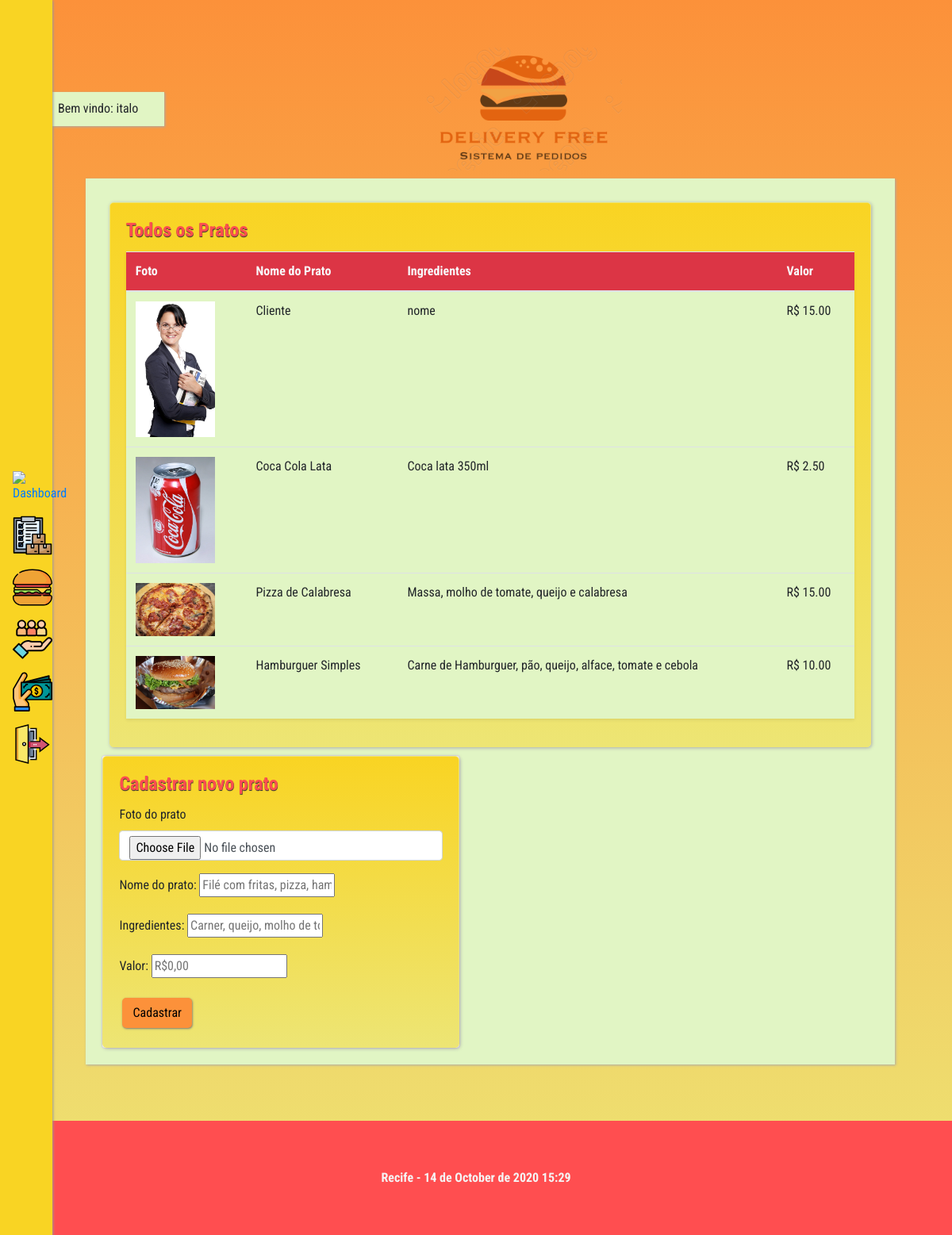
/secoes/pratos.php (signed in), run on the app's committed database.
### tables this page shows
CREATE TABLE `pratos` (
  `id` int(11) NOT NULL,
  `nome_imagem` varchar(270) NOT NULL,
  `prato` varchar(150) NOT NULL,
  `ingredientes` varchar(250) NOT NULL,
  `valor` varchar(15) NOT NULL
);

### secoes/pratos.php (the view, shortened to what this page needs)
<?php
include_once('../conexao.php');
$consulta = "SELECT * FROM pratos ORDER by id DESC";
$resultado_consulta = mysqli_query($conexao, $consulta);
?>
<!DOCTYPE html>
<html lang="pt-br">
<head>
    <link rel="stylesheet" href="../css/bootstrap.min.css">
    <link rel="stylesheet" href="../css/estilo.css">
</head>
<body>
    <header id="topo">
        <? include('../menu.php') ?>
    </header>
    <main id="principal-dash">
        <div class="container d-flex flex-row justify-content-start align-items-center">
            <div class="usuario">
                <? echo 'Bem vindo: '. $_SESSION['usuario'];?>
            </div>
            <img src="../img/logo_edit.png" class="w-25 mx-auto" alt="Logo">
        </div>
        <section class="conteudo-principal">
            <div class="card-body card-corpo">
                <h4 class="card-title titulo-card">Todos os Pratos</h4>
                <table class="table bg-light shadow-sm">
                    <thead class="bg-danger text-light">
                        <th>Foto</th>
                        <th>Nome do Prato</th>
                        <th>Ingredientes</th>
                        <th>Valor</th>
                    </thead>
                    <tbody style="background: #E1F5C4;">
                        <?php while ($linhas = mysqli_fetch_assoc($resultado_consulta)) { ?>
                            <tr>
                                <td>
                                    <? echo '<img src="../img/pratos/'. $linhas['nome_imagem'] .'" style="width: 100px; margin: auto;">'; ?>
                                </td>
                                <td>
                                    <? echo $linhas['prato']; ?>
                                </td>
                                <td>
                                    <? echo $linhas['ingredientes']; ?>
                                </td>
                                <td>
                                    <? setlocale(LC_MONETARY, 'pt_BR'); echo 'R$ '. money_format('%.2n', $linhas['valor']) . " \n"; ?>
                                </td>
                            </tr>
                        <?php } ?>
                    </tbody>
                </table>
            </div>
            <div class="card ">
                <div class="card-body card-form">
                    <h4 class="card-title titulo-card">Cadastrar novo prato</h4>
                    <form action="cadastrar-prato.php" method="post" enctype="multipart/form-data">
                        <div class="form-group">
                            <label>Foto do prato</label>
                            <input type="file" class="form-control" name="foto" title="Adicionar Arquivo">
                        </div>
                        <div class="form-group">
                            <label>Nome do prato: </label>
                            <input type="text" name="prato" placeholder="Filé com fritas, pizza, hamburguer, etc">
                        </div>
                        <div class="form-group">
                            <label>Ingredientes: </label>
                            <input type="text" name="ingredientes" placeholder="Carner, queijo, molho de tomate, etc">
                        </div>
                        <div class="form-group">
                            <label>Valor: </label>
                            <input type="number" name="valor" placeholder="R$0,00">
                        </div>
                        <input type="submit" class="btn card-btn" value="Cadastrar">
                    </form>
                </div>
            </div>
        </section>
    </main>
    <footer id="rodape">
        <? setlocale(LC_TIME, 'pt_BR', 'pt_BR.utf-8', 'pt_BR.utf-8', 'portuguese');
        echo 'Recife - '. strftime('%d de %B de %Y', strtotime('today')), date(' H:i'); ?>
    </footer>
</body>
</html>

### menu.php
<ul class="nav d-flex">
  <li class="nav-item menu-item">
    <a class="nav-link" href="./dashboard.php"><img src="../img/dashboard.svg" alt="Dashboard" title="Dashboard" class="icone"></a>
  </li>
  <li class="nav-item menu-item">
    <a class="nav-link" href="./pedidos.php"><img src="../img/produtos.svg" alt="Pedidos" title="Pedidos" class="icone"></a>
  </li>
  <li class="nav-item menu-item">
    <a class="nav-link" href="./pratos.php"><img src="../img/comida.svg" alt="Pratos" title="Pratos" class="icone"></a>
  </li>
  <li class="nav-item menu-item">
    <a class="nav-link" href="./clientes.php"><img src="../img/clientes.svg" alt="Clientes" title="Clientes" class="icone"></a>
  </li>
  <li class="nav-item menu-item">
    <a class="nav-link" href="./financeiro.php"><img src="../img/dinheiro.svg" alt="Financeiro" title="Financeiro" class="icone"></a>
  </li>
  <li class="nav-item menu-item">
    <a class="nav-link" href="../logout.php"><img src="../img/sair.svg" alt="Sair" title="Sair" class="icone"></a>
  </li>
</ul>

### css/estilo.css (style rules this page uses)
* { font-family: 'Roboto Condensed', sans-serif; }
body { background: linear-gradient(#FC913A, #EDE574); }
#topo { position: fixed; display: flex; z-index: 1030; background: #F9D423; box-shadow: #999 1px 1px 3px; }
.conteudo-principal { display: flex; flex-direction: row; flex-wrap: wrap; background: #E1F5C4; box-shadow: #aaa 1px 1px 3px; }
.card-corpo { display: flex; flex-direction: column; background: linear-gradient(#F9D423, #EDE574); border: #EDE574 solid 1px; border-radius: 5px; box-shadow: #aaa 1px 1px 4px; }
.card-form { display: flex; flex-direction: column; background: linear-gradient(#F9D423, #EDE574); border: #EDE574 solid 1px; border-radius: 5px; box-shadow: #aaa 1px 1px 4px; }
.titulo-card { color: #FF4E50; font-weight: bold; text-shadow: #333 .3px .5px .7px; }
.card-btn { background: #FC913A; margin: 1%; border-radius: 5px; box-shadow: #777 .7px 1px 2.5px; }
.usuario { background: #E1F5C4; box-shadow: #aaa 1px 1px 3px; }
#rodape { color: whitesmoke; background: #FF4E50; text-align: center; font-weight: bold; }
@media (min-width: 992px) and (max-width: 1920px) { * { font-size: 1rem; } }
@media (min-width: 992px) and (max-width: 1920px) { #topo { width: 5.5%; height: 100%; flex-direction: column; justify-content: center; } }
@media (min-width: 992px) and (max-width: 1920px) { #principal-dash { width: 95%; height: 100%; margin-left: 4%; padding: 5%; } }
@media (min-width: 992px) and (max-width: 1920px) { .icone { width: 50px; } }
@media (min-width: 992px) and (max-width: 1920px) { .usuario { width: 12vw; height: 2%; margin-left: -5vw; padding: 1%; } }
@media (min-width: 992px) and (max-width: 1920px) { .conteudo-principal { width: 100%; height: auto; margin: 1% auto 1% auto; padding: 2%; } }
@media (min-width: 992px) and (max-width: 1920px) { .card-corpo { width: 600px; height: auto; margin: 1%; padding: 2%; } }
@media (min-width: 992px) and (max-width: 1920px) { .card-form { width: 450px; height: auto; } }
@media (min-width: 992px) and (max-width: 1920px) { #rodape { width: 100%; height: auto; padding: 5%; } }

### data on the page
pratos: nome_imagem (picture), prato "Cliente", ingredientes "nome", valor "15.00"
pratos: nome_imagem (picture), prato "Coca Cola Lata", ingredientes "Coca lata 350ml", valor "2.50"
pratos: nome_imagem (picture), prato "Pizza de Calabresa", ingredientes "Massa, molho de tomate, queijo e calabresa", valor "15.00"
pratos: nome_imagem (picture), prato "Hamburguer Simples", ingredientes "Carne de Hamburguer, pão, queijo, alface, tomate e cebola", valor "10.00"

### other printed values
$_SESSION['usuario'] "italo"
